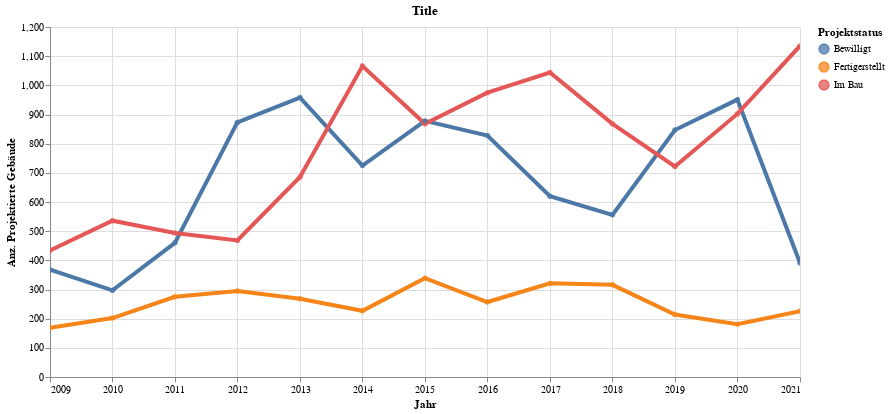

The cell this chart's notebook holds for it:
### Code cell
highlight = alt.selection(type='single', on='mouseover',
                          fields=['ProjStatus'], nearest=True)
#x='date:StichtagDatJahr',
base = alt.Chart(myAgg.reset_index().query('sum_ProjAnzGbd > 1'), title="Title").encode(
    x=alt.X('Jahr', axis=alt.Axis(title='Jahr'))# , axis=alt.Axis(format='%', title='percentage')
    , y=alt.X('sum_ProjAnzGbd', axis=alt.Axis(title='Anz. Projektierte Gebäude'))
    , color=alt.Color('ProjStatus', legend=alt.Legend(title="Projektstatus", orient="right"))  
    ,tooltip=['Jahr', 'ProjStatus','sum_ProjAnzGbd', 'sum_ProjAnzWhg']    
)
points = base.mark_circle().encode(
    opacity=alt.value(0.75)
).add_selection(
    highlight
).properties(
    width=750 , height=350
)
lines = base.mark_line().encode(
    size=alt.condition(~highlight, alt.value(0.5), alt.value(4))
).interactive()

lines + points

### Figure 1 — Vega-Lite specification as saved in the notebook (floating-point values rounded to 4 significant figures)
{"config": {"view": {"continuousWidth": 400, "continuousHeight": 300}}, "layer": [{"mark": "line", "encoding": {"color": {"type": "nominal", "field": "ProjStatus", "legend": {"orient": "right", "title": "Projektstatus"}}, "size": {"condition": {"value": 0.5, "selection": {"not": "selector020"}}, "value": 4}, "tooltip": [{"type": "temporal", "field": "Jahr"}, {"type": "nominal", "field": "ProjStatus"}, {"type": "quantitative", "field": "sum_ProjAnzGbd"}, {"type": "quantitative", "field": "sum_ProjAnzWhg"}], "x": {"type": "temporal", "axis": {"title": "Jahr"}, "field": "Jahr"}, "y": {"type": "quantitative", "axis": {"title": "Anz. Projektierte Gebäude"}, "field": "sum_ProjAnzGbd"}}, "selection": {"selector021": {"type": "interval", "bind": "scales", "encodings": ["x", "y"]}}, "title": "Title"}, {"mark": "circle", "encoding": {"color": {"type": "nominal", "field": "ProjStatus", "legend": {"orient": "right", "title": "Projektstatus"}}, "opacity": {"value": 0.75}, "tooltip": [{"type": "temporal", "field": "Jahr"}, {"type": "nominal", "field": "ProjStatus"}, {"type": "quantitative", "field": "sum_ProjAnzGbd"}, {"type": "quantitative", "field": "sum_ProjAnzWhg"}], "x": {"type": "temporal", "axis": {"title": "Jahr"}, "field": "Jahr"}, "y": {"type": "quantitative", "axis": {"title": "Anz. Projektierte Gebäude"}, "field": "sum_ProjAnzGbd"}}, "height": 350, "selection": {"selector020": {"type": "single", "on": "mouseover", "fields": ["ProjStatus"], "nearest": true}}, "title": "Title", "width": 750}], "data": {"name": "data-e09c2369761daa7b52728cfbddd167b7"}, "$schema": "https://vega.github.io/schema/vega-lite/v4.8.1.json", "datasets": {"data-e09c2369761daa7b52728cfbddd167b7": [{"Jahr": "2009-01-01T00:00:00", "ProjStatus": "Bewilligt", "sum_ProjAnzGbd": 368, "sum_ProjAnzWhg": 2903}, {"Jahr": "2009-01-01T00:00:00", "ProjStatus": "Fertigerstellt", "sum_ProjAnzGbd": 169, "sum_ProjAnzWhg": 1381}, {"Jahr": "2009-01-01T00:00:00", "ProjStatus": "Im Bau", "sum_ProjAnzGbd": 434, "sum_ProjAnzWhg": 4176}, {"Jahr": "2010-01-01T00:00:00", "ProjStatus": "Bewilligt", "sum_ProjAnzGbd": 297, "sum_ProjAnzWhg": 2858}, {"Jahr": "2010-01-01T00:00:00", "ProjStatus": "Fertigerstellt", "sum_ProjAnzGbd": 202, "sum_ProjAnzWhg": 1202}, {"Jahr": "2010-01-01T00:00:00", "ProjStatus": "Im Bau", "sum_ProjAnzGbd": 536, "sum_ProjAnzWhg": 4951}, {"Jahr": "2011-01-01T00:00:00", "ProjStatus": "Bewilligt", "sum_ProjAnzGbd": 460, "sum_ProjAnzWhg": 3916}, {"Jahr": "2011-01-01T00:00:00", "ProjStatus": "Fertigerstellt", "sum_ProjAnzGbd": 275, "sum_ProjAnzWhg": 2256}, {"Jahr": "2011-01-01T00:00:00", "ProjStatus": "Im Bau", "sum_ProjAnzGbd": 494, "sum_ProjAnzWhg": 4579}, {"Jahr": "2012-01-01T00:00:00", "ProjStatus": "Im Bau", "sum_ProjAnzGbd": 468, "sum_ProjAnzWhg": 4272}, {"Jahr": "2012-01-01T00:00:00", "ProjStatus": "Bewilligt", "sum_ProjAnzGbd": 873, "sum_ProjAnzWhg": 4869}, {"Jahr": "2012-01-01T00:00:00", "ProjStatus": "Fertigerstellt", "sum_ProjAnzGbd": 295, "sum_ProjAnzWhg": 2255}, {"Jahr": "2013-01-01T00:00:00", "ProjStatus": "Bewilligt", "sum_ProjAnzGbd": 958, "sum_ProjAnzWhg": 4981}, {"Jahr": "2013-01-01T00:00:00", "ProjStatus": "Fertigerstellt", "sum_ProjAnzGbd": 268, "sum_ProjAnzWhg": 2502}, {"Jahr": "2013-01-01T00:00:00", "ProjStatus": "Im Bau", "sum_ProjAnzGbd": 686, "sum_ProjAnzWhg": 5377}, {"Jahr": "2014-01-01T00:00:00", "ProjStatus": "Im Bau", "sum_ProjAnzGbd": 1066, "sum_ProjAnzWhg": 6993}, {"Jahr": "2014-01-01T00:00:00", "ProjStatus": "Bewilligt", "sum_ProjAnzGbd": 725, "sum_ProjAnzWhg": 4096}, {"Jahr": "2014-01-01T00:00:00", "ProjStatus": "Fertigerstellt", "sum_ProjAnzGbd": 227, "sum_ProjAnzWhg": 1938}, {"Jahr": "2015-01-01T00:00:00", "ProjStatus": "Im Bau", "sum_ProjAnzGbd": 868, "sum_ProjAnzWhg": 5986}, {"Jahr": "2015-01-01T00:00:00", "ProjStatus": "Fertigerstellt", "sum_ProjAnzGbd": 339, "sum_ProjAnzWhg": 3210}, {"Jahr": "2015-01-01T00:00:00", "ProjStatus": "Bewilligt", "sum_ProjAnzGbd": 878, "sum_ProjAnzWhg": 4253}, {"Jahr": "2016-01-01T00:00:00", "ProjStatus": "Bewilligt", "sum_ProjAnzGbd": 828, "sum_ProjAnzWhg": 4020}, {"Jahr": "2016-01-01T00:00:00", "ProjStatus": "Fertigerstellt", "sum_ProjAnzGbd": 257, "sum_ProjAnzWhg": 2995}, {"Jahr": "2016-01-01T00:00:00", "ProjStatus": "Im Bau", "sum_ProjAnzGbd": 975, "sum_ProjAnzWhg": 5517}, {"Jahr": "2017-01-01T00:00:00", "ProjStatus": "Bewilligt", "sum_ProjAnzGbd": 620, "sum_ProjAnzWhg": 3206}, {"Jahr": "2017-01-01T00:00:00", "ProjStatus": "Fertigerstellt", "sum_ProjAnzGbd": 321, "sum_ProjAnzWhg": 2662}, {"Jahr": "2017-01-01T00:00:00", "ProjStatus": "Im Bau", "sum_ProjAnzGbd": 1044, "sum_ProjAnzWhg": 5913}, {"Jahr": "2018-01-01T00:00:00", "ProjStatus": "Fertigerstellt", "sum_ProjAnzGbd": 316, "sum_ProjAnzWhg": 3360}, {"Jahr": "2018-01-01T00:00:00", "ProjStatus": "Im Bau", "sum_ProjAnzGbd": 868, "sum_ProjAnzWhg": 4522}, {"Jahr": "2018-01-01T00:00:00", "ProjStatus": "Bewilligt", "sum_ProjAnzGbd": 556, "sum_ProjAnzWhg": 3083}, {"Jahr": "2019-01-01T00:00:00", "ProjStatus": "Bewilligt", "sum_ProjAnzGbd": 847, "sum_ProjAnzWhg": 4447}, {"Jahr": "2019-01-01T00:00:00", "ProjStatus": "Fertigerstellt", "sum_ProjAnzGbd": 214, "sum_ProjAnzWhg": 1979}, {"Jahr": "2019-01-01T00:00:00", "ProjStatus": "Im Bau", "sum_ProjAnzGbd": 722, "sum_ProjAnzWhg": 4321}, {"Jahr": "2020-01-01T00:00:00", "ProjStatus": "Bewilligt", "sum_ProjAnzGbd": 951, "sum_ProjAnzWhg": 5840}, {"Jahr": "2020-01-01T00:00:00", "ProjStatus": "Fertigerstellt", "sum_ProjAnzGbd": 181, "sum_ProjAnzWhg": 1770}, {"Jahr": "2020-01-01T00:00:00", "ProjStatus": "Im Bau", "sum_ProjAnzGbd": 902, "sum_ProjAnzWhg": 5421}, {"Jahr": "2021-01-01T00:00:00", "ProjStatus": "Fertigerstellt", "sum_ProjAnzGbd": 226, "sum_ProjAnzWhg": 1929}, {"Jahr": "2021-01-01T00:00:00", "ProjStatus": "Bewilligt", "sum_ProjAnzGbd": 391, "sum_ProjAnzWhg": 1990}, {"Jahr": "2021-01-01T00:00:00", "ProjStatus": "Im Bau", "sum_ProjAnzGbd": 1135, "sum_ProjAnzWhg": 7166}]}}
